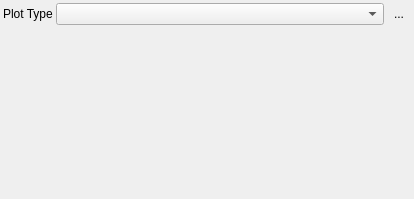
<?xml version="1.0" encoding="UTF-8"?>
<ui version="4.0">
 <class>timeManager</class>
 <widget class="QDockWidget" name="timeManager">
  <property name="geometry">
   <rect>
    <x>0</x>
    <y>0</y>
    <width>414</width>
    <height>199</height>
   </rect>
  </property>
  <property name="sizePolicy">
   <sizepolicy hsizetype="Preferred" vsizetype="Preferred">
    <horstretch>0</horstretch>
    <verstretch>0</verstretch>
   </sizepolicy>
  </property>
  <property name="minimumSize">
   <size>
    <width>234</width>
    <height>81</height>
   </size>
  </property>
  <property name="floating">
   <bool>false</bool>
  </property>
  <property name="windowTitle">
   <string>Raster Data Plotting</string>
  </property>
  <widget class="QWidget" name="dockWidgetContents">
   <property name="sizePolicy">
    <sizepolicy hsizetype="Preferred" vsizetype="Preferred">
     <horstretch>0</horstretch>
     <verstretch>0</verstretch>
    </sizepolicy>
   </property>
   <layout class="QVBoxLayout" name="verticalLayout">
    <property name="spacing">
     <number>3</number>
    </property>
    <property name="leftMargin">
     <number>3</number>
    </property>
    <property name="topMargin">
     <number>3</number>
    </property>
    <property name="rightMargin">
     <number>3</number>
    </property>
    <property name="bottomMargin">
     <number>3</number>
    </property>
    <item>
     <widget class="QWidget" name="g1" native="true">
      <layout class="QHBoxLayout" name="horizontalLayout_5">
       <property name="spacing">
        <number>3</number>
       </property>
       <property name="leftMargin">
        <number>0</number>
       </property>
       <property name="topMargin">
        <number>0</number>
       </property>
       <property name="rightMargin">
        <number>0</number>
       </property>
       <property name="bottomMargin">
        <number>0</number>
       </property>
       <item>
        <widget class="QLabel" name="label1">
         <property name="sizePolicy">
          <sizepolicy hsizetype="Maximum" vsizetype="Preferred">
           <horstretch>0</horstretch>
           <verstretch>0</verstretch>
          </sizepolicy>
         </property>
         <property name="text">
          <string>Plot Type</string>
         </property>
        </widget>
       </item>
       <item>
        <widget class="QComboBox" name="_plotType">
         <property name="currentIndex">
          <number>0</number>
         </property>
         <item>
          <property name="text">
           <string/>
          </property>
         </item>
         <item>
          <property name="text">
           <string>Scatter / Density Plot</string>
          </property>
         </item>
         <item>
          <property name="text">
           <string>Spectral Profile Plot</string>
          </property>
         </item>
         <item>
          <property name="text">
           <string>Temporal Profile Plot</string>
          </property>
         </item>
        </widget>
       </item>
       <item>
        <widget class="QToolButton" name="_refresh">
         <property name="contextMenuPolicy">
          <enum>Qt::ActionsContextMenu</enum>
         </property>
         <property name="toolTip">
          <string>Refresh plot.</string>
         </property>
         <property name="text">
          <string>...</string>
         </property>
         <property name="icon">
          <iconset>
           <normaloff>:/images/themes/default/mActionRefresh.svg</normaloff>:/images/themes/default/mActionRefresh.svg</iconset>
         </property>
         <property name="checkable">
          <bool>false</bool>
         </property>
         <property name="checked">
          <bool>false</bool>
         </property>
         <property name="autoRaise">
          <bool>true</bool>
         </property>
        </widget>
       </item>
      </layout>
     </widget>
    </item>
    <item>
     <widget class="QStackedWidget" name="_stacked">
      <property name="currentIndex">
       <number>0</number>
      </property>
      <widget class="QWidget" name="_pageUndefined"/>
      <widget class="QWidget" name="_pageScatterPlot">
       <layout class="QVBoxLayout" name="verticalLayout_2">
        <property name="spacing">
         <number>3</number>
        </property>
        <property name="leftMargin">
         <number>0</number>
        </property>
        <property name="topMargin">
         <number>0</number>
        </property>
        <property name="rightMargin">
         <number>0</number>
        </property>
        <property name="bottomMargin">
         <number>0</number>
        </property>
        <item>
         <widget class="RdpScatterPlotWidget" name="_scatterPlot" native="true"/>
        </item>
       </layout>
      </widget>
      <widget class="QWidget" name="_pageSpectralProfilePlot">
       <layout class="QVBoxLayout" name="verticalLayout_3">
        <property name="spacing">
         <number>3</number>
        </property>
        <property name="leftMargin">
         <number>0</number>
        </property>
        <property name="topMargin">
         <number>0</number>
        </property>
        <property name="rightMargin">
         <number>0</number>
        </property>
        <property name="bottomMargin">
         <number>0</number>
        </property>
        <item>
         <widget class="RdpSpectralProfilePlotWidget" name="_spectralProfilePlot" native="true"/>
        </item>
       </layout>
      </widget>
      <widget class="QWidget" name="_pageTemporalProfilePlot">
       <layout class="QVBoxLayout" name="verticalLayout_4">
        <property name="spacing">
         <number>3</number>
        </property>
        <property name="leftMargin">
         <number>0</number>
        </property>
        <property name="topMargin">
         <number>0</number>
        </property>
        <property name="rightMargin">
         <number>0</number>
        </property>
        <property name="bottomMargin">
         <number>0</number>
        </property>
        <item>
         <widget class="RdpTemporalProfilePlotWidget" name="_temporalProfilePlot" native="true"/>
        </item>
       </layout>
      </widget>
     </widget>
    </item>
   </layout>
  </widget>
 </widget>
 <customwidgets>
  <customwidget>
   <class>RdpScatterPlotWidget</class>
   <extends>QWidget</extends>
   <header>rasterdataplotting.rasterdataplotting.gui.rdpscatterplotwidget</header>
   <container>1</container>
  </customwidget>
  <customwidget>
   <class>RdpSpectralProfilePlotWidget</class>
   <extends>QWidget</extends>
   <header>rasterdataplotting.rasterdataplotting.gui.rdpspectralprofileplotwidget</header>
   <container>1</container>
  </customwidget>
  <customwidget>
   <class>RdpTemporalProfilePlotWidget</class>
   <extends>QWidget</extends>
   <header>rasterdataplotting.rasterdataplotting.gui.rdptemporalprofileplotwidget</header>
   <container>1</container>
  </customwidget>
 </customwidgets>
 <resources/>
 <connections>
  <connection>
   <sender>_plotType</sender>
   <signal>currentIndexChanged(int)</signal>
   <receiver>_stacked</receiver>
   <slot>setCurrentIndex(int)</slot>
   <hints>
    <hint type="sourcelabel">
     <x>243</x>
     <y>38</y>
    </hint>
    <hint type="destinationlabel">
     <x>212</x>
     <y>107</y>
    </hint>
   </hints>
  </connection>
 </connections>
</ui>
